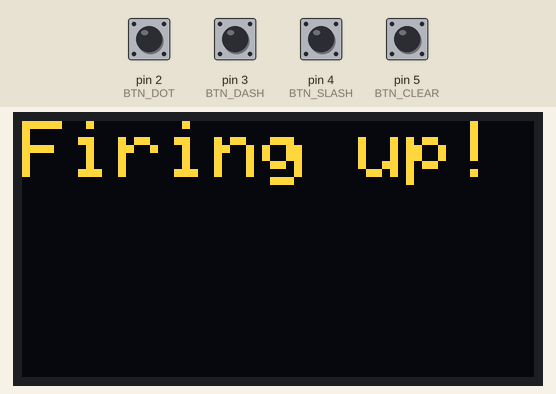
This sketch was run on a simulated Arduino Uno, built with avr-gcc and run on an emulated ATmega328P. On the bench: 128×64 one-colour display. The test bench sets the inputs (shaded band); at power-on: pin 2 (BTN_DOT), pin 3 (BTN_DASH), pin 4 (BTN_SLASH), pin 5 (BTN_CLEAR) HIGH. The OLED is the two-colour kind (top 16 rows yellow).

Above: at 2.7 s.
2.8 s: pin 2 (BTN_DOT) pulled LOW for 0.15 s
At 3.8 s:
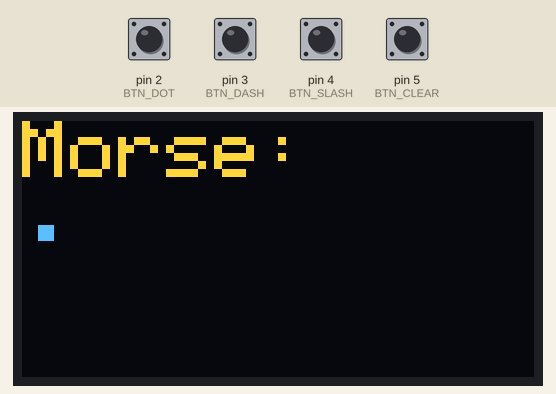
4.4 s: pin 4 (BTN_SLASH) pulled LOW for 0.15 s
At 4.9 s:
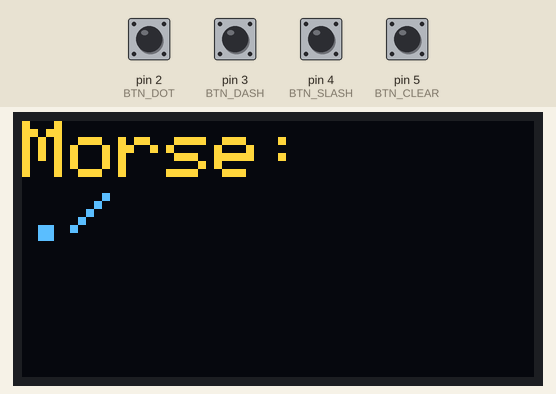
6.0 s: pin 4 (BTN_SLASH) pulled LOW for 1 s
At 7.3 s:
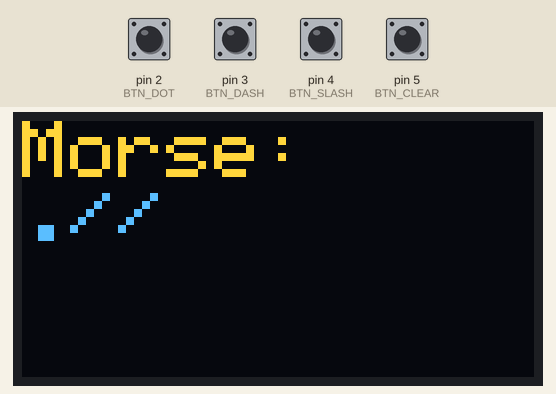
8.5 s: pin 3 (BTN_DASH) pulled LOW for 0.15 s
At 9.3 s:
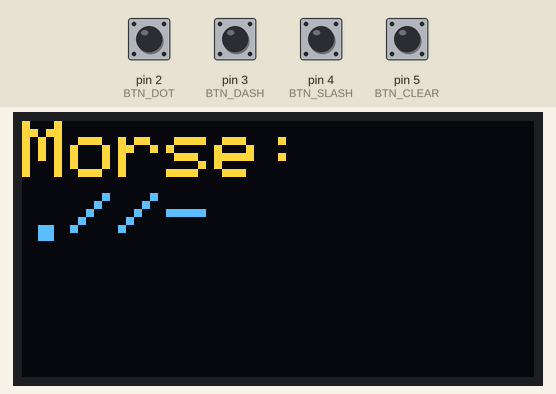
10.1 s: pin 4 (BTN_SLASH) pulled LOW for 0.15 s
At 10.4 s:
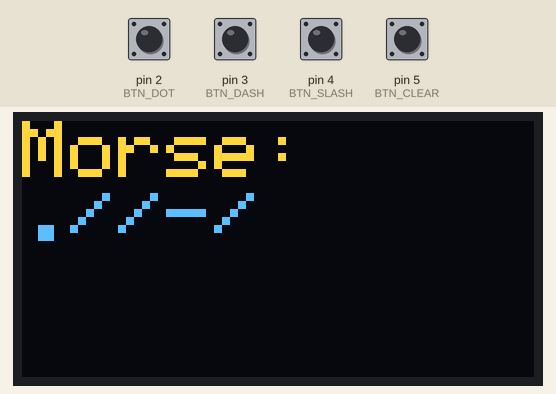
11.7 s: pin 5 (BTN_CLEAR) pulled LOW for 0.15 s
At 12.8 s:
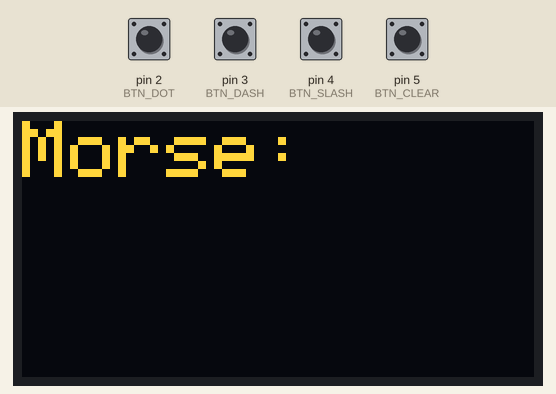
Timing chart, 0 to 14.3 s (numbered marks = the images above; inputs shaded):
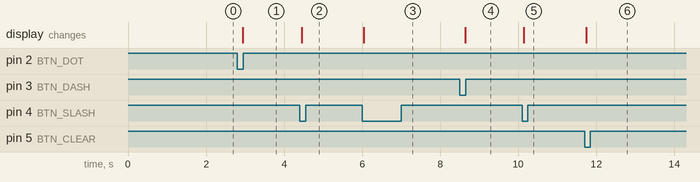

Measured:
- after the input at 2.8 s, the display: changes after 0.15 s (image 1)
- after the input at 4.4 s, the display: changes after 0.05 s (image 2)
- after the input at 6.0 s, the display: changes after 0.05 s (image 3)
- after the input at 8.5 s, the display: changes after 0.15 s (image 4)
- after the input at 10.1 s, the display: changes after 0.05 s (image 5)
- after the input at 11.7 s, the display: changes after 0.05 s (image 6)

The sketch:

CS-4540-Final.ino
```cpp
#include <Wire.h>
#include <Adafruit_GFX.h>
#include <Adafruit_SSD1306.h>

#define SCREEN_WIDTH 128 // OLED display width, in pixels
#define SCREEN_HEIGHT 64 // OLED display height, in pixels

#define OLED_RESET  -1 // Reset pin # (or -1 if sharing Arduino reset pin)
#define SCREEN_ADDRESS 0x3C ///< See datasheet for Address; 0x3D for 128x64, 0x3C for 128x32

Adafruit_SSD1306 display(SCREEN_WIDTH, SCREEN_HEIGHT, &Wire, OLED_RESET);


// pins for the button and led
const int BTN_DOT = 2;
const int BTN_DASH = 3;
const int BTN_SLASH = 4;
const int BTN_CLEAR = 5;

// svaes the previous button states
// in this case High means not pressed and low means pressed, using active low
bool lastDot = HIGH;
bool lastDash = HIGH;
bool lastSlash = HIGH;
bool lastClear = HIGH;


// message accumulator
// stores dot, dash, and slash and keeps building up everytime we press
String message = "";

void setup() {
  // the inputs are the four buttoins that are set up
  pinMode(BTN_DOT, INPUT);
  pinMode(BTN_DASH, INPUT);
  pinMode(BTN_SLASH, INPUT);
  pinMode(BTN_CLEAR, INPUT);

 // it will generate the display voltage iternally instead of trying to handle it manually
  display.begin(SSD1306_SWITCHCAPVCC, SCREEN_ADDRESS);
  display.clearDisplay(); //clears the display
  display.setTextSize(2); // text size
  display.setTextColor(WHITE); //text color
  display.setCursor(0, 0); // where the text will start being written
  display.println("Firing up!");
  display.display();
  delay(1500);  // show ready message for 1.5 seconds
}

void loop() {
  bool currentDot = digitalRead(BTN_DOT); // reads wheter it pressed or not
  bool currentDash = digitalRead(BTN_DASH);
  bool currentSlash = digitalRead(BTN_SLASH); // slashes are supposed to rpresent spaces
  bool currentClear = digitalRead(BTN_CLEAR);

  // dot button which will trigger when it goes from high to low
  if (currentDot == LOW && lastDot == HIGH) {

    delay(20); // debounce to prevent multiple dots from appear in one press
    message += ".";
    delay(100); // delay was originally try to be the debounce but didn't work
    showMessage(message);
    lastDot = HIGH; // for the debounce
    //fixed the debounce with the other buttons
  }

  // dash button which also triggers from high to low
  // currentdash equaling low means that its being pressed right now and if the last is high that means it wasn't pressed
  // so going fromn high to low
  if (currentDash == LOW && lastDash == HIGH) {

    delay(20); // a 20 ms delay to try to prevent debounce but it can still happen if pressed rapidly multiple time
              // it creates a delay in whats being displayed on the screen
    message += "-";
    delay(100);
    showMessage(message);
  }

  // slash button which triggers from high to low
  if (currentSlash == LOW && lastSlash == HIGH) {

    delay(20);
    message += "/";
    showMessage(message);
  }

  // when pressed this will clear the message of what we have added so far
  if (currentClear == LOW && lastClear == HIGH){

    delay(20);
    message = "";
    showMessage(message);
  }

  // if message gets longer than 40 characters then it will automatically be cleared
  if (message.length() > 30) {
    message = "";
    showMessage(message);
  }

  // whats happening rignt now becomes the past whter you're pressing something or not
  //so current button reads from btn dot and after that last dot is set to currentdot
  lastDot = currentDot;
  lastDash = currentDash;
  lastSlash = currentSlash;
  lastClear = currentClear;
}

void showMessage(String msg) {
  display.clearDisplay();
  display.setCursor(0, 0);
  display.println("Morse:");
  display.println(msg);
  display.display();
}
```
